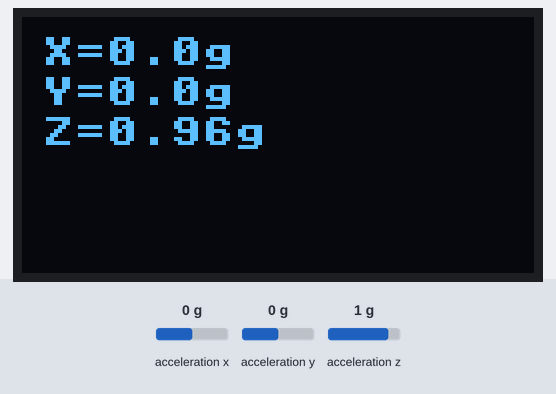
Recording of a program running on a simulated Raspberry Pi Pico running MicroPython. Shown: 128×64 one-colour display. The inputs (shaded band) are chosen by the test bench; at power-on: acceleration x 0 g, acceleration y 0 g, acceleration z 1 g. Library files of the repository ran but are not shown: ssd1306.py; what the program prints to the serial console is not drawn.

Above: at 1.2 s.
1.3 s: acceleration x set to -1.4 g
At 3.0 s:
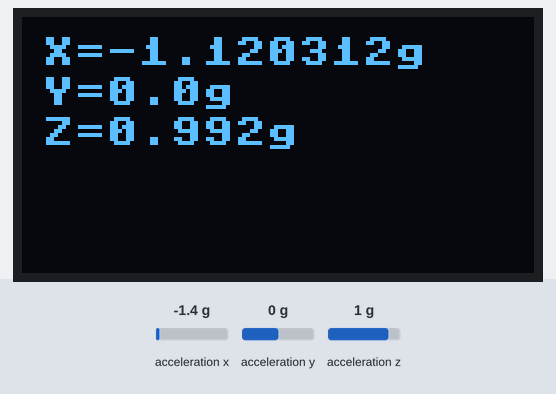
4.7 s: acceleration y set to -1.4 g
At 6.2 s:
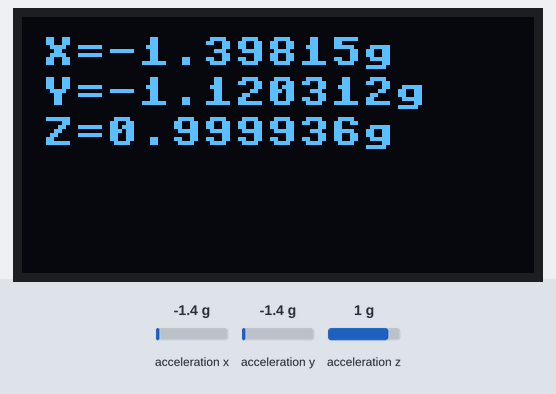
7.9 s: acceleration z set to -1.4 g
At 8.8 s:
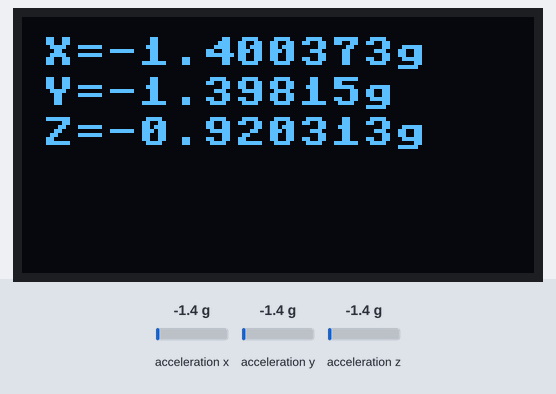
11.0 s: acceleration x set to -0.8 g
At 12.2 s:
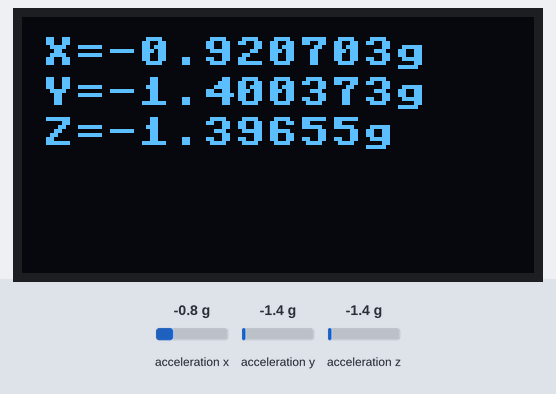
14.2 s: acceleration y set to -0.8 g
At 15.6 s:
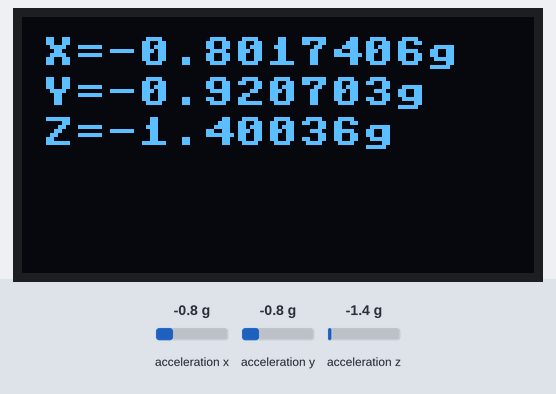
Timing chart, 0 to 17.2 s (numbered marks = the images above; inputs shaded):
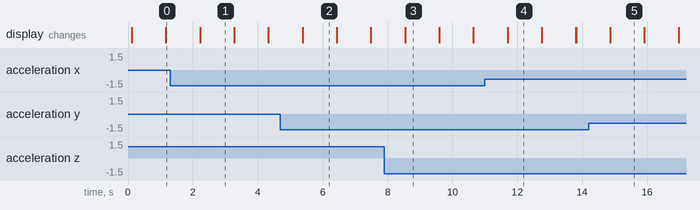

Measured:
- what the display in image 1 shows lasts 1.1 s, from 2.2 s to 3.3 s

The program:

main_v3-0.py
```python
from machine import Pin, I2C, deepsleep
import time
from ssd1306 import SSD1306_I2C

# Set up Display
WIDTH  = 128
HEIGHT = 64
i2c_disp = I2C( 0, scl=Pin(5), sda=Pin(4) )
i2c_disp.scan()
oled = SSD1306_I2C( WIDTH, HEIGHT, i2c_disp )

# Set up MMA8452
i2c_mma8452 = I2C( 1, scl=Pin(27), sda=Pin(26) )
print(hex(i2c_mma8452.scan()[0]))
MMA8452_ADDR = 0x1c		# write value of hex(i2c_mma8452.scan()[0])
REG_WHO_AM_I = 0x0D
REG_CTRL_REG1 = 0x2A
REG_XYZ_DATA_CFG = 0x0E
REG_CTRL_REG2 = 0x2B
REG_OUT_X_MSB = 0x01
i2c_mma8452.writeto_mem(MMA8452_ADDR, REG_CTRL_REG1, b'\x01')

# Set up Low Pass Filter
alpha = 0.8  # フィルタ係数, 0~1.0
x_filtered, y_filtered, z_filtered = 0, 0, 0

# Set up Display
WIDTH  = 128
HEIGHT = 64
i2c_disp = I2C( 0, scl=Pin(5), sda=Pin(4) )
i2c_disp.scan()
oled = SSD1306_I2C( WIDTH, HEIGHT, i2c_disp )

### DEFINE FUNCTION ###
# Get mma8452 value
def read_acceleration(i2c, MMA8452_ADDRESS, REG_OUT_X_MSB):
    global x_filtered, y_filtered, z_filtered
    # データの読み取り
    data = i2c.readfrom_mem(MMA8452_ADDRESS, REG_OUT_X_MSB, 6)
    # 16ビットの加速度データを取得
    x = (data[0] << 8 | data[1]) >> 4
    y = (data[2] << 8 | data[3]) >> 4
    z = (data[4] << 8 | data[5]) >> 4
    # 12ビットのデータを符号拡張
    if x > 2047:
        x -= 4096
    if y > 2047:
        y -= 4096
    if z > 2047:
        z -= 4096
    # 加速度をgに変換
    x = x / 1024
    y = y / 1024
    z = z / 1024
    # Apply Low Pass Filter
    x_filtered = alpha * x + (1 - alpha) * x_filtered
    y_filtered = alpha * y + (1 - alpha) * y_filtered
    z_filtered = alpha * z + (1 - alpha) * z_filtered
    #return x, y, z
    return x_filtered, y_filtered, z_filtered

# Main Roop
while True:
    x, y, z = read_acceleration(i2c_mma8452, MMA8452_ADDR, REG_OUT_X_MSB)
    valuex = "X=" + str(x) + "g"
    valuey = "Y=" + str(y) + "g"
    valuez = "Z=" + str(z) + "g"
    oled.init_display()
    oled.text( valuex, 5, 5 )
    oled.text( valuey, 5, 15 )
    oled.text( valuez, 5, 25 )
    oled.show()
    print("X: ", x, "g, Y: ", y, "g, Z: ", z, "g")
    time.sleep(1)
```
